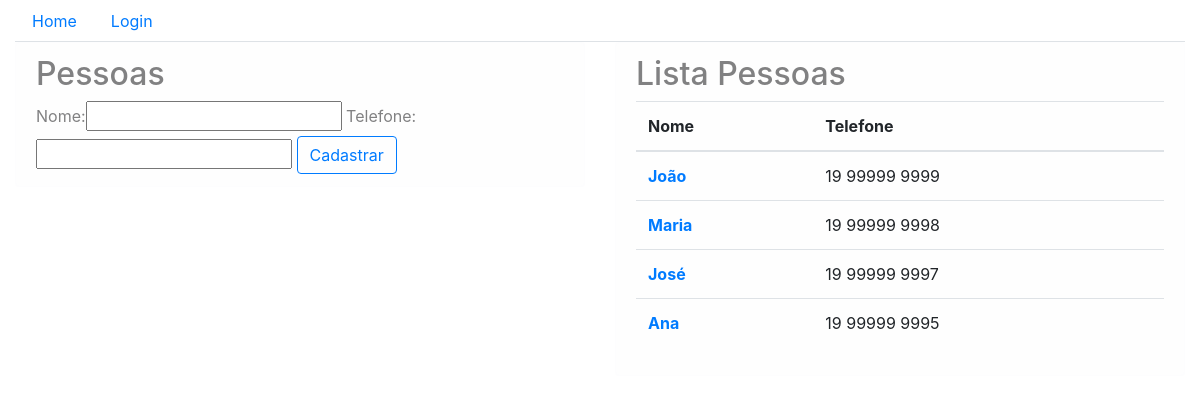
Page /core/pessoas/ on the committed database.
### core/models.py (models this page shows, shortened)
class Pessoa(models.Model):
    nome = models.CharField(max_length=50)
    telefone = models.CharField(max_length=20, blank=True)

### core/views.py (the view)
def lista_pessoas(request):
    pessoas = Pessoa.objects.all()
    form = PessoaForm()
    dados = {'pessoas': pessoas, 'form': form}
    return render(request, 'core/lista_pessoas.html', dados)

### core/forms.py
class PessoaForm(ModelForm):
    class Meta:
        model = Pessoa
        fields = '__all__'

### core/templates/core/lista_pessoas.html (shortened to what this page needs)
{% extends "base.html" %}
{% load bootstrap %}
{% block menu %}
    <ul class="nav nav-tabs">
        <li class="nav-item">
            <a class="nav-link" href="{% url 'core_home' %}">Home</a>
        </li>
        {% if user.is_authenticated %}
            <li class="nav-item dropdown">
                <a class="nav-link dropdown-toggle" data-toggle="dropdown" href="#" role="button" aria-haspopup="true" aria-expanded="false">Lançamentos</a>
                <div class="dropdown-menu">
                <a class="dropdown-item" href="{% url 'core_lista_pessoas' %}">Pessoas</a>
                <div class="dropdown-divider"></div>
                <a class="dropdown-item" href="{% url 'core_lista_marcas' %}">Marcas</a>
                <a class="dropdown-item" href="{% url 'core_lista_cores' %}">Cores Veículos</a>
                <a class="dropdown-item" href="{% url 'core_lista_veiculos' %}">Veículos</a>
                <div class="dropdown-divider"></div>
                <a class="dropdown-item" href="{% url 'core_lista_mov_rotativos' %}">Movimentos Rotativos</a>
                </div>
            </li>
            <li class="nav-item">
                <a class="nav-link disabled" href="">Olá, {{ user }}</a>
            </li>
            <li class="nav-item">
                <a class="nav-link" href="{% url 'logout' %}">Logout</a>
            </li>
        {% else %}
            <li class="nav-item">
                <a class="nav-link" href="{% url 'login' %}">Login</a>
            </li>
        {% endif %}
    </ul>
{% endblock menu %}
{% block main %}
    <div class="row">
        <div class="col-sm-6">
            <div class="alert alert-light" role="alert">
                <h2>Pessoas</h2>
                <form action="{% url 'core_pessoa_novo' %}" method="POST">
                    {{ form|bootstrap }}
                    <button type="submit" class="btn btn-outline-primary">Cadastrar</button>
                </form>
            </div>
        </div>
        <div class="col-sm-6">
            <div class="alert alert-light" role="alert">
                <h2>Lista Pessoas</h2>
                <table class="table table-hover">
                <thead>
                    <tr>
                        <th scope="col">Nome</th>
                        <th scope="col">Telefone</th>
                    </tr>
                </thead>
                <tbody>
                    {% for pessoa in pessoas %}
                        <tr>
                            <th scope="row">
                                <a href="{% url 'core_pessoa_update' pessoa.id %}"> {{ pessoa.nome }}</a>
                            </th>
                            <td> {{ pessoa.telefone }} </td>
                        </tr>
                    {% endfor %}
                </tbody>
                </table>
            </div>
        </div>
    </div>
{% endblock main %}

### rows in the picture
Pessoa: nome "João", telefone "19 99999 9999"
Pessoa: nome "Maria", telefone "19 99999 9998"
Pessoa: nome "José", telefone "19 99999 9997"
Pessoa: nome "Ana", telefone "19 99999 9995"
